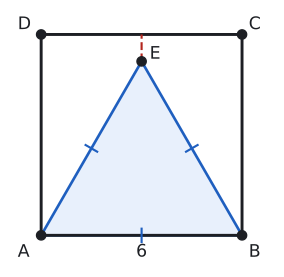

Python code for this plot:
import sys; sys.path.insert(0, "tools")
from cizim import *

def uz(P, Q): return round(float(np.linalg.norm(np.asarray(P, float) - np.asarray(Q, float))), 3)
def kenar(ax, P, Q, metin, G, d=0.35, renk=YAZI, fs=13):
    """[PQ] kenarının ortasına, G noktasından uzak tarafa etiket."""
    P, Q = np.asarray(P, float), np.asarray(Q, float); M = (P + Q) / 2
    u = (Q - P) / np.linalg.norm(Q - P); v = np.array([-u[1], u[0]])
    if np.dot(v, M - np.asarray(G, float)) < 0: v = -v
    ax.text(*(M + d * v), metin, ha="center", va="center", color=renk, fontsize=fs)
def dik(ax, K, P, Q, s=0.25, renk=SOLUK):
    """K köşesinde KP ile KQ arasındaki dik açı işareti."""
    K, P, Q = (np.asarray(t, float) for t in (K, P, Q))
    u = (P - K) / np.linalg.norm(P - K) * s; v = (Q - K) / np.linalg.norm(Q - K) * s
    ax.plot(*zip(K + u, K + u + v, K + v), color=renk, lw=1.3)
def aci_olc(K, P, Q):
    K = np.asarray(K, float); u, v = np.asarray(P, float) - K, np.asarray(Q, float) - K
    return round(float(np.degrees(np.arccos(np.dot(u, v) / np.linalg.norm(u) / np.linalg.norm(v)))), 3)

# ABCD karesi kenar 6; ABE eşkenar üçgeni karenin içinde; E'den [DC]'ye uzaklık 6 − 3√3.
k = 0.5
A = np.array([0.0, 0.0]); B = np.array([6 * k, 0.0]); C = np.array([6 * k, 6 * k]); D = np.array([0.0, 6 * k])
E = np.array([3 * k, 3 * np.sqrt(3) * k]); F = np.array([E[0], C[1]])
print("EA", uz(E, A) / k, "EB", uz(E, B) / k, "E->DC", uz(E, F) / k, "EAB", aci_olc(A, E, B))
fig, ax = sekil(3.6, 3.6); ax.set_aspect("equal"); ax.axis("off")
ax.plot(*zip(A, B, C, D, A), color=YAZI)
ax.add_patch(patches.Polygon([A, B, E], closed=True, facecolor=MAVI_ACIK, edgecolor=MAVI, lw=2))
ax.plot(*zip(E, F), color=KIRMIZI, lw=1.6, ls="--")
kenar(ax, A, B, "6", E, d=0.25)
for P, Q in ((A, E), (B, E), (A, B)):
    M = (P + Q) / 2; u = (Q - P) / np.linalg.norm(Q - P); v = np.array([-u[1], u[0]]) * 0.1
    ax.plot(*zip(M - v, M + v), color=MAVI, lw=1.6)
nokta(ax, *A, "A", dx=-0.35, dy=-0.32); nokta(ax, *B, "B", dx=0.1, dy=-0.32)
nokta(ax, *C, "C", dx=0.1, dy=0.08); nokta(ax, *D, "D", dx=-0.35, dy=0.08)
nokta(ax, *E, "E", dx=0.12, dy=0.04)
ax.set_xlim(-0.5, B[0] + 0.5); ax.set_ylim(-0.5, C[1] + 0.4)
kaydet(fig, __file__)
